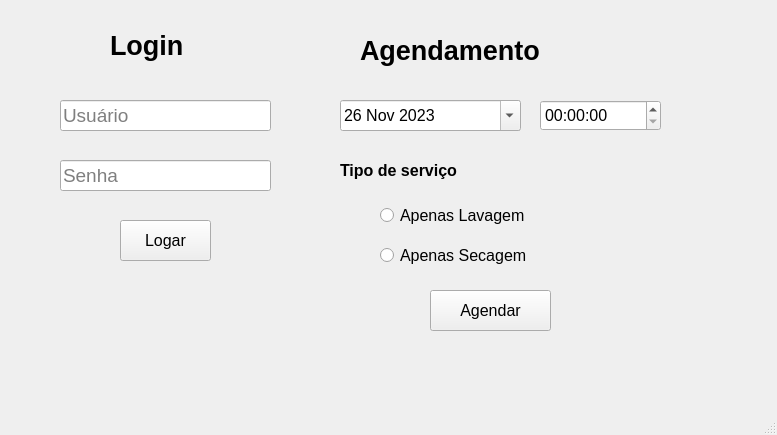
<?xml version="1.0" encoding="UTF-8"?>
<ui version="4.0">
 <class>MainWindow</class>
 <widget class="QMainWindow" name="MainWindow">
  <property name="geometry">
   <rect>
    <x>0</x>
    <y>0</y>
    <width>777</width>
    <height>435</height>
   </rect>
  </property>
  <property name="windowTitle">
   <string>MainWindow</string>
  </property>
  <widget class="QWidget" name="centralwidget">
   <widget class="QLabel" name="label">
    <property name="geometry">
     <rect>
      <x>110</x>
      <y>20</y>
      <width>131</width>
      <height>51</height>
     </rect>
    </property>
    <property name="font">
     <font>
      <pointsize>20</pointsize>
      <weight>75</weight>
      <bold>true</bold>
     </font>
    </property>
    <property name="text">
     <string>Login</string>
    </property>
   </widget>
   <widget class="QLineEdit" name="leUsuario">
    <property name="geometry">
     <rect>
      <x>60</x>
      <y>100</y>
      <width>211</width>
      <height>31</height>
     </rect>
    </property>
    <property name="font">
     <font>
      <pointsize>14</pointsize>
     </font>
    </property>
    <property name="text">
     <string/>
    </property>
    <property name="placeholderText">
     <string>Usuário</string>
    </property>
   </widget>
   <widget class="QLineEdit" name="leSenha">
    <property name="geometry">
     <rect>
      <x>60</x>
      <y>160</y>
      <width>211</width>
      <height>31</height>
     </rect>
    </property>
    <property name="font">
     <font>
      <pointsize>14</pointsize>
     </font>
    </property>
    <property name="text">
     <string/>
    </property>
    <property name="placeholderText">
     <string>Senha</string>
    </property>
   </widget>
   <widget class="QPushButton" name="pbLogar">
    <property name="geometry">
     <rect>
      <x>120</x>
      <y>220</y>
      <width>91</width>
      <height>41</height>
     </rect>
    </property>
    <property name="font">
     <font>
      <pointsize>12</pointsize>
     </font>
    </property>
    <property name="text">
     <string>Logar</string>
    </property>
   </widget>
   <widget class="QTimeEdit" name="teHora">
    <property name="geometry">
     <rect>
      <x>540</x>
      <y>100</y>
      <width>121</width>
      <height>31</height>
     </rect>
    </property>
    <property name="font">
     <font>
      <pointsize>12</pointsize>
     </font>
    </property>
    <property name="mouseTracking">
     <bool>false</bool>
    </property>
    <property name="minimumTime">
     <time>
      <hour>0</hour>
      <minute>0</minute>
      <second>0</second>
     </time>
    </property>
    <property name="currentSection">
     <enum>QDateTimeEdit::HourSection</enum>
    </property>
    <property name="calendarPopup">
     <bool>true</bool>
    </property>
   </widget>
   <widget class="QDateEdit" name="deData">
    <property name="geometry">
     <rect>
      <x>340</x>
      <y>100</y>
      <width>181</width>
      <height>31</height>
     </rect>
    </property>
    <property name="font">
     <font>
      <pointsize>12</pointsize>
     </font>
    </property>
    <property name="maximumDateTime">
     <datetime>
      <hour>23</hour>
      <minute>59</minute>
      <second>59</second>
      <year>2030</year>
      <month>12</month>
      <day>30</day>
     </datetime>
    </property>
    <property name="minimumDateTime">
     <datetime>
      <hour>0</hour>
      <minute>0</minute>
      <second>0</second>
      <year>2023</year>
      <month>11</month>
      <day>26</day>
     </datetime>
    </property>
    <property name="calendarPopup">
     <bool>true</bool>
    </property>
   </widget>
   <widget class="QLabel" name="label_2">
    <property name="geometry">
     <rect>
      <x>360</x>
      <y>20</y>
      <width>301</width>
      <height>61</height>
     </rect>
    </property>
    <property name="font">
     <font>
      <pointsize>20</pointsize>
      <weight>75</weight>
      <bold>true</bold>
     </font>
    </property>
    <property name="text">
     <string>Agendamento</string>
    </property>
   </widget>
   <widget class="QRadioButton" name="rbCheckLavagem">
    <property name="geometry">
     <rect>
      <x>380</x>
      <y>200</y>
      <width>241</width>
      <height>31</height>
     </rect>
    </property>
    <property name="font">
     <font>
      <pointsize>12</pointsize>
     </font>
    </property>
    <property name="text">
     <string>Apenas Lavagem</string>
    </property>
   </widget>
   <widget class="QLabel" name="label_3">
    <property name="geometry">
     <rect>
      <x>340</x>
      <y>150</y>
      <width>231</width>
      <height>41</height>
     </rect>
    </property>
    <property name="font">
     <font>
      <pointsize>12</pointsize>
      <weight>75</weight>
      <bold>true</bold>
     </font>
    </property>
    <property name="text">
     <string>Tipo de serviço</string>
    </property>
   </widget>
   <widget class="QRadioButton" name="rbCheckSecagem">
    <property name="geometry">
     <rect>
      <x>380</x>
      <y>240</y>
      <width>241</width>
      <height>31</height>
     </rect>
    </property>
    <property name="font">
     <font>
      <pointsize>12</pointsize>
     </font>
    </property>
    <property name="text">
     <string>Apenas Secagem</string>
    </property>
   </widget>
   <widget class="QPushButton" name="pbAgendar">
    <property name="geometry">
     <rect>
      <x>430</x>
      <y>290</y>
      <width>121</width>
      <height>41</height>
     </rect>
    </property>
    <property name="font">
     <font>
      <pointsize>12</pointsize>
     </font>
    </property>
    <property name="text">
     <string>Agendar</string>
    </property>
   </widget>
   <widget class="QLabel" name="lbStatusLogin">
    <property name="geometry">
     <rect>
      <x>60</x>
      <y>280</y>
      <width>211</width>
      <height>31</height>
     </rect>
    </property>
    <property name="font">
     <font>
      <pointsize>12</pointsize>
      <weight>75</weight>
      <bold>true</bold>
     </font>
    </property>
    <property name="text">
     <string/>
    </property>
    <property name="alignment">
     <set>Qt::AlignCenter</set>
    </property>
   </widget>
  </widget>
  <widget class="QMenuBar" name="menubar">
   <property name="geometry">
    <rect>
     <x>0</x>
     <y>0</y>
     <width>777</width>
     <height>26</height>
    </rect>
   </property>
  </widget>
  <widget class="QStatusBar" name="statusbar"/>
 </widget>
 <resources/>
 <connections/>
</ui>
